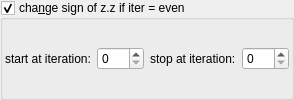
    <widget class="MyGroupBox" name="groupCheck_transf_function_enabledK_false">
     <property name="font">
      <font>
       <weight>50</weight>
       <bold>false</bold>
      </font>
     </property>
     <property name="title">
      <string>cha&amp;nge sign of z.z if iter = even</string>
     </property>
     <property name="checkable">
      <bool>true</bool>
     </property>
     <layout class="QVBoxLayout" name="verticalLayout_21">
      <property name="leftMargin">
       <number>2</number>
      </property>
      <property name="topMargin">
       <number>2</number>
      </property>
      <property name="rightMargin">
       <number>2</number>
      </property>
      <property name="bottomMargin">
       <number>2</number>
      </property>
      <item>
       <layout class="QHBoxLayout" name="horizontalLayout_32" stretch="0,1,0,1">
        <item>
         <widget class="QLabel" name="label_120">
          <property name="text">
           <string>start at iteration:</string>
          </property>
         </widget>
        </item>
        <item>
         <widget class="MySpinBox" name="spinboxInt_transf_start_iterations_K">
          <property name="sizePolicy">
           <sizepolicy hsizetype="Minimum" vsizetype="Maximum">
            <horstretch>0</horstretch>
            <verstretch>0</verstretch>
           </sizepolicy>
          </property>
          <property name="maximum">
           <number>999</number>
          </property>
         </widget>
        </item>
        <item>
         <widget class="QLabel" name="label_85">
          <property name="text">
           <string>stop at iteration:</string>
          </property>
         </widget>
        </item>
        <item>
         <widget class="MySpinBox" name="spinboxInt_transf_stop_iterations_K">
          <property name="sizePolicy">
           <sizepolicy hsizetype="Minimum" vsizetype="Maximum">
            <horstretch>0</horstretch>
            <verstretch>0</verstretch>
           </sizepolicy>
          </property>
          <property name="maximum">
           <number>999</number>
          </property>
         </widget>
        </item>
       </layout>
      </item>
     </layout>
    </widget>
